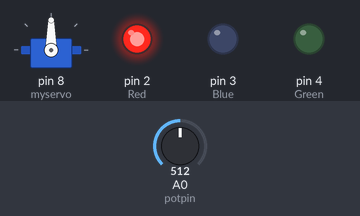
The sketch below on a simulated Arduino Uno, built with avr-gcc and run on an emulated ATmega328P. Parts: servo, output pins drawn as LEDs (lit = HIGH). The inputs (shaded band) are chosen by the test bench; at power-on: A0 (potpin) = 512.

Above: at 13.1 s.
13.2 s: A0 (potpin) set to 716
At 14.0 s:
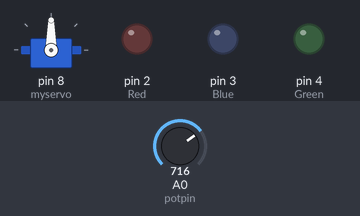
27.2 s: A0 (potpin) set to 900
At 28.5 s:
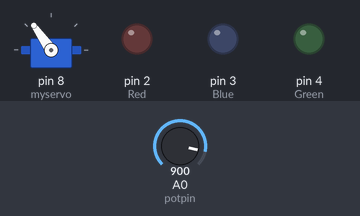
41.2 s: A0 (potpin) set to 1023
At 49.9 s:
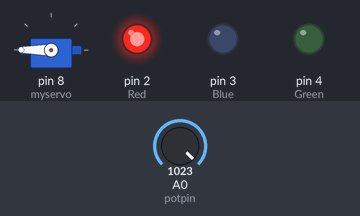
54.0 s: A0 (potpin) set to 306
67.3 s: A0 (potpin) set to 170
Timing chart, 0 to 80.7 s (numbered marks = the images above; inputs shaded):
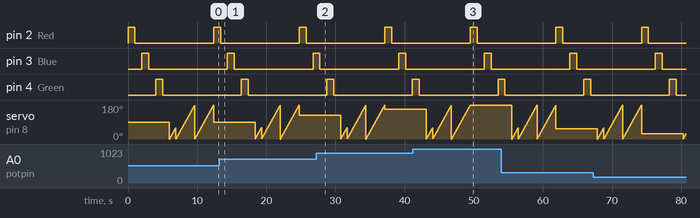

The sketch:

sizzling_elzing1.ino
```cpp
#include <Servo.h>
int Red=2;
int Blue=3;
int Green=4;

Servo myservo;
int potpin =0;
int val;


void setup()
{
  myservo.attach(8);
  pinMode(Red,OUTPUT);
  pinMode(Blue,OUTPUT);
  pinMode(Green,OUTPUT);
}

void loop() {
  val=analogRead(potpin);
  val=map(val,0,1023,0,180);
  myservo.write(val);

    digitalWrite(Red,HIGH);
    delay(1000);
    digitalWrite(Red,LOW);
    delay(1000);

   digitalWrite(Blue,HIGH);
   delay(1000);
   digitalWrite(Blue,LOW);
   delay(1000);


   digitalWrite(Green,HIGH);
   delay(1000);
   digitalWrite(Green,LOW);
   delay(1000);

 for(val=0;val<=60;val+=1)
   { myservo.write(val);
    delay(15);
   }
for(val=0;val<=180;val+=1)
{  myservo.write(val);
   delay(15);
   }
for(val=0;val<=180;val+=1)
{myservo.write(val);
   delay(15);
   }
}
```

Measured:
- after the input at 41.2 s, servo on pin 8 (myservo): goes on until 49.5 s, then stays 180°
